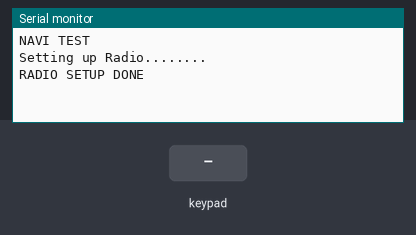
The sketch below on a simulated Arduino Uno, built with avr-gcc and run on an emulated ATmega328P. On the bench: the last lines printed to the serial monitor. Inputs (shaded band) come from the test bench. No radio packets arrive unless stated; the audio player accepts every command and is not drawn.

Above: at 1.2 s.
1.3 s: keypad keys 2 4 5 6 # pressed 0.4 s apart
At 5.8 s:
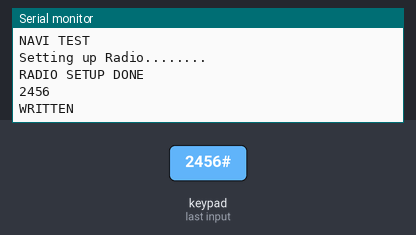
6.3 s: keypad keys 1 3 9 7 # pressed 0.4 s apart
At 9.8 s:
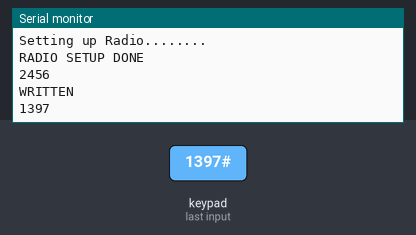

Measured:
- after the input at 1.3 s, the serial monitor: prints a new line after 3.1 s (image 1)
- after the input at 6.3 s, the serial monitor: prints a new line after 3.1 s (image 2)

The sketch:

HHU_TRANSMITTER.ino
```cpp
#include <Keypad.h>               // FOR KEYPAD
#include <SPI.h>                  // FOR NRF24LO1
#include <nRF24L01.h>
#include <RF24.h>                 //RF LIBRARY
#include "talkie.h"
//#include <RF24_config.h>          // FOR DEBUG INFO
//#include <printf.h>


// TTS FOR VOICE FEEDBACK ON PIN D3

Talkie voice;

const uint8_t spPAUSE1[]    PROGMEM = {0x08, 0x14, 0xC1, 0xDD, 0x45, 0x64, 0x03, 0x00, 0xFC, 0x4A, 0x56, 0x26, 0x3A, 0x06, 0x0A};
const uint8_t spZERO[]      PROGMEM = {0xA2, 0x2B, 0x20, 0x2D, 0xAA, 0x1A, 0xAA, 0xB6, 0x81, 0xD4, 0x88, 0x72, 0xAC, 0x80, 0x8F, 0xC4, 0x34, 0x90, 0xAA, 0x8F, 0x44, 0xD5, 0x43, 0x4D, 0xCB, 0x16, 0x33, 0x8C, 0xB6, 0x44, 0x23, 0x9A, 0xDC, 0x21, 0xA7, 0x6B, 0xAD, 0x60, 0x28, 0x83, 0x9C, 0x9E, 0x75, 0x82, 0x69, 0x12, 0x74, 0xB2, 0xD1, 0xF1, 0x87, 0x74, 0xAA, 0x89, 0x46, 0x27, 0x18, 0x36, 0x39, 0x5C, 0x17, 0x9D, 0x60, 0xA8, 0x92, 0x34, 0x5B, 0xB4, 0xA2, 0xA6, 0xCA, 0xD2, 0x7D, 0xD1, 0x88, 0x73, 0xB6, 0xF2, 0xA8, 0x96, 0x23, 0xCD, 0x83, 0x4D, 0x23, 0x5D, 0xB7, 0x2C, 0x0F, 0x74, 0xF3, 0xC8, 0xDC, 0x8A, 0x5C, 0xA9, 0xA4, 0x3B, 0x55, 0xAB, 0x73, 0xE5, 0xE2, 0x3A, 0xD7, 0x6D, 0x2C, 0x49, 0x8B, 0x3D, 0x6F, 0x95, 0xB1, 0x78, 0x4D, 0xD7, 0x78, 0x94, 0xA6, 0x64, 0xC3, 0x33, 0xE2, 0x52, 0x9A, 0x92, 0x8D, 0x08, 0xF3, 0x4B, 0x61, 0x4A, 0x31, 0xDC, 0xB8, 0x26, 0xBB, 0x25, 0x05, 0x77, 0x95, 0x7A, 0xF4, 0x06, 0x06};
const uint8_t spONE[]       PROGMEM = {0xA6, 0x90, 0x76, 0xCC, 0x43, 0x6B, 0xB9, 0x42, 0xD8, 0x35, 0x77, 0xA9, 0x19, 0x72, 0xE5, 0x46, 0xD2, 0x62, 0x56, 0xCB, 0xAC, 0x9F, 0x68, 0xE1, 0x4E, 0x23, 0x09, 0x71, 0x23, 0x55, 0x3A, 0x9E, 0xB8, 0xC4, 0x4B, 0x77, 0x6D, 0x74, 0xE3, 0x93, 0x54, 0x7B, 0xE5, 0x6E, 0x2D, 0x4F, 0xD6, 0xEC, 0x56, 0x84, 0xB5, 0x3A, 0x45, 0x0D, 0x5D, 0xA1, 0xD6, 0xA8, 0xF4, 0xC5, 0x58, 0x84, 0x78, 0xEC, 0x34, 0x64, 0x6D, 0x16, 0xEA, 0x8D, 0xC2, 0x90, 0x95, 0x66, 0xB1, 0x25, 0x0E, 0x43, 0x92, 0x1A, 0x43, 0x9E, 0x26, 0x0C, 0x49, 0x49, 0xB4, 0x78, 0xEA, 0x34, 0x16, 0x1B, 0xA6, 0xEA, 0xB1, 0xC9, 0x24, 0x82, 0xBB, 0x88, 0xC8, 0x06, 0x00, 0xF8, 0x26};
const uint8_t spTWO[]       PROGMEM = {0x0E, 0x58, 0x56, 0xCB, 0x00, 0xD7, 0xAB, 0x19, 0xE0, 0x38, 0xCB, 0xE6, 0x0C, 0x65, 0x8A, 0x61, 0xAD, 0x86, 0x9D, 0xA5, 0x79, 0xA4, 0x2D, 0x1E, 0x6E, 0x61, 0x69, 0x9A, 0xF6, 0x79, 0x04, 0x85, 0xA4, 0x6B, 0xC8, 0xEF, 0x16, 0x17, 0x94, 0xA1, 0xC1, 0xBB, 0x5B, 0x5E, 0x61, 0x86, 0x05, 0x7E, 0x0A, 0xA5, 0x0A, 0x25, 0xA6, 0x75, 0x3A, 0x34, 0x8E, 0x5F, 0xA8, 0xEB, 0x4B, 0xD7, 0x49, 0xBB, 0xE6, 0x12, 0x8F, 0xDD, 0xE0, 0xC5, 0x78, 0xB2, 0xBC, 0x36, 0x83, 0x15, 0xEB, 0x2E, 0xF2, 0x48, 0x0D, 0x46, 0x9E, 0x89, 0xE9, 0x2B, 0x31, 0xC8, 0x32, 0x2C, 0x9E, 0xAB, 0xFF, 0x5A, 0x26};
const uint8_t spTHREE[]     PROGMEM = {0x08, 0xA8, 0xC2, 0x8C, 0x02, 0x04, 0x68, 0x2A, 0xDC, 0xF9, 0x51, 0x5B, 0x96, 0x79, 0x8D, 0x10, 0xE5, 0xCA, 0x2E, 0x9A, 0x76, 0x72, 0xD0, 0xC2, 0x5C, 0x25, 0x21, 0x23, 0xCD, 0x0C, 0x4F, 0xD4, 0x22, 0x7A, 0x46, 0x34, 0x3E, 0xF1, 0x48, 0x86, 0xD2, 0xB1, 0xEA, 0x24, 0x33, 0x16, 0x62, 0xE7, 0xAA, 0x55, 0xAC, 0xD4, 0x04, 0xD5, 0x8D, 0x47, 0xB3, 0x53, 0x33, 0xE4, 0x2C, 0x69, 0xED, 0x4E, 0x81, 0x30, 0x53, 0xA7, 0xF5, 0xBB, 0x14, 0x43, 0xF4, 0x92, 0x36, 0xEC, 0x92, 0x04, 0xD5, 0x4B, 0xD2, 0xB8, 0xAB, 0x23, 0xF4, 0x34, 0xCE, 0x63, 0x19, 0x57, 0x73, 0x84, 0xAE, 0x26, 0x69, 0x9C, 0x8D, 0xC0, 0xAB, 0x6B, 0x87, 0xB1, 0x7B, 0x94, 0x99, 0x8A, 0xF2, 0x5A, 0x66};
const uint8_t spFOUR[]      PROGMEM = {0x08, 0xA8, 0xCA, 0x94, 0x00, 0x5D, 0x84, 0x31, 0x20, 0xA9, 0x0A, 0x05, 0x54, 0x1D, 0x16, 0xBC, 0xAA, 0xDC, 0xC3, 0xC4, 0xCE, 0x0A, 0x92, 0xDA, 0x94, 0xA0, 0x4D, 0xC7, 0x4F, 0x7C, 0xDA, 0x0B, 0x73, 0x9F, 0x20, 0xAA, 0x2D, 0x73, 0xCE, 0x75, 0x92, 0x28, 0xB7, 0x23, 0xD9, 0xF7, 0xCA, 0x82, 0xB9, 0x16, 0xD3, 0x5C, 0xA3, 0x88, 0x7A, 0x2A, 0x83, 0x72, 0x8D, 0x2E, 0xEA, 0xED, 0x08, 0xCC, 0xD3, 0x86, 0x68, 0xB6, 0xCD, 0x29, 0x77, 0x19, 0xA3, 0xDE, 0xD6, 0xA0, 0xDE, 0x65, 0x0C, 0x66, 0x5B, 0x82, 0x73, 0x97, 0x31, 0xD8, 0x2D, 0x0B, 0xEA, 0x53, 0xC6, 0x10, 0xB6, 0x24, 0xB8, 0x77, 0x99, 0x42, 0x98, 0x4C, 0xE5, 0xDC, 0x6E, 0x0A, 0xA3, 0x4C, 0xC3, 0x17, 0xFE, 0x5A, 0x16};
const uint8_t spFIVE[]      PROGMEM = {0x08, 0xE8, 0xD2, 0x15, 0x03, 0x02, 0xA8, 0x3A, 0x5D, 0x01, 0x55, 0x96, 0x0E, 0x3F, 0xA5, 0x70, 0xE7, 0x98, 0xBD, 0x82, 0xDC, 0xDB, 0x5D, 0xAD, 0xD6, 0x0A, 0x4A, 0xF8, 0x70, 0xF5, 0x86, 0x27, 0x2E, 0xFE, 0xD3, 0xC5, 0x6B, 0x9D, 0xB4, 0xE9, 0xAB, 0x94, 0x68, 0x78, 0xAA, 0xEA, 0x2F, 0xC3, 0xA3, 0xF1, 0xE9, 0x6A, 0xD8, 0x88, 0xF0, 0xD9, 0xA7, 0x6F, 0x61, 0xA2, 0xDC, 0x66, 0xAF, 0xBE, 0x85, 0xB6, 0x34, 0x9B, 0xB5, 0xFA, 0xEE, 0x5D, 0xD2, 0x73, 0xCE, 0xEA, 0xBB, 0x33, 0x8A, 0xAC, 0x3A, 0x63, 0xE8, 0x56, 0x29, 0xAB, 0xAB, 0x94, 0xBE, 0x67, 0x45, 0xCB, 0x9E, 0x5D, 0xFA, 0xE6, 0x04, 0xB3, 0x72, 0x76, 0xEA, 0x8A, 0x26, 0x6F, 0xCF, 0x29, 0xA9, 0x4D, 0xCA, 0x34, 0x3D, 0x6A, 0xC7, 0xC1, 0x0F, 0xFF, 0x5A, 0x56};
const uint8_t spSIX[]       PROGMEM = {0x04, 0xF8, 0x82, 0x8D, 0x03, 0x0A, 0xF8, 0xCA, 0xDC, 0x01, 0x5F, 0x79, 0x28, 0xE0, 0xEB, 0x30, 0x05, 0x7C, 0xED, 0xBE, 0xBC, 0xAD, 0x8A, 0x34, 0x62, 0xD5, 0x0D, 0x4E, 0xB4, 0xDC, 0x12, 0x87, 0x77, 0x1A, 0xD5, 0x28, 0x09, 0x1E, 0xBE, 0x24, 0x36, 0xA8, 0x15, 0xCA, 0xDD, 0x45, 0x64, 0x03, 0x80, 0x01, 0xF2, 0x54, 0x31, 0xC0, 0x57, 0x15, 0x02, 0xF8, 0xCA, 0x8C, 0x01, 0xDF, 0x58, 0x12, 0xE0, 0x1B, 0x0B, 0x04, 0x7C, 0x2F, 0x86, 0x80, 0xEF, 0xD4, 0xFE, 0x5A, 0x36};
const uint8_t spSEVEN[]     PROGMEM = {0x08, 0xF8, 0x5C, 0x9D, 0x01, 0x5F, 0x78, 0x08, 0xE0, 0x8B, 0x74, 0x05, 0x7C, 0x15, 0xAE, 0x81, 0x61, 0x57, 0x6B, 0x9A, 0xDC, 0x75, 0x8E, 0xD7, 0x6D, 0x48, 0x89, 0x2F, 0x3E, 0x41, 0x0B, 0xED, 0x29, 0x3A, 0xFB, 0x44, 0xD5, 0xA7, 0x87, 0xDA, 0xA2, 0x96, 0xC4, 0x50, 0x11, 0xCA, 0xB5, 0x54, 0xAD, 0x65, 0x6A, 0x88, 0xB8, 0x6A, 0x6D, 0x0E, 0x63, 0xC6, 0xD6, 0xB8, 0x8D, 0xB9, 0x46, 0x38, 0xD9, 0xEC, 0x34, 0xE5, 0xAC, 0x45, 0xBE, 0x75, 0xC2, 0x94, 0x84, 0x78, 0xBB, 0x37, 0xB6, 0x93, 0x9E, 0xC8, 0x24, 0x82, 0xBB, 0x88, 0xC8, 0x06, 0x00, 0x80, 0xFF, 0x5A, 0x76};
const uint8_t spEIGHT[]     PROGMEM = {0x23, 0x1E, 0xC5, 0x58, 0x33, 0xA7, 0x9E, 0xA0, 0x6A, 0xF1, 0xAD, 0x9E, 0xB2, 0xE2, 0xEE, 0x49, 0xAB, 0x3A, 0xCA, 0x2A, 0x66, 0x72, 0x94, 0xE9, 0xDA, 0xBB, 0x0A, 0xC3, 0x30, 0x8C, 0xB5, 0x1D, 0x5B, 0x4C, 0x42, 0xB9, 0xBB, 0x88, 0x6C, 0x00, 0x00, 0x01, 0x5C, 0x91, 0x26, 0x01, 0x04, 0x14, 0x9F, 0xFA, 0x5A, 0x0E};
const uint8_t spNINE[]      PROGMEM = {0xA1, 0x4A, 0x4C, 0xF4, 0x31, 0xDD, 0x85, 0x32, 0x71, 0xB6, 0xC7, 0x74, 0x57, 0xF2, 0x4C, 0x4D, 0x1F, 0x33, 0x79, 0xCB, 0x1A, 0x48, 0x3E, 0xD6, 0xFA, 0x27, 0xE9, 0xB2, 0xD5, 0xC4, 0x1B, 0x9D, 0xB8, 0xD9, 0x4B, 0x17, 0x4F, 0x74, 0xD2, 0xAE, 0x6E, 0x42, 0x3C, 0xD1, 0x29, 0xA7, 0xE9, 0xAA, 0x90, 0x54, 0xA7, 0x9A, 0xBE, 0x3D, 0x52, 0x5A, 0x9D, 0x66, 0xC5, 0x51, 0x49, 0x6B, 0x74, 0xDA, 0x95, 0x46, 0x30, 0xA2, 0xD1, 0xE8, 0x66, 0x2E, 0xE4, 0xCA, 0xCA, 0x6D, 0x58, 0x21, 0x89, 0x3A, 0x23, 0x87, 0x21, 0x73, 0xB5, 0x71, 0x4D, 0x6A, 0x86, 0x20, 0x2C, 0xCE, 0xCD, 0xC9, 0xFF, 0x41};
const uint8_t spA[]         PROGMEM = {0x65, 0x2C, 0x96, 0xAD, 0x7B, 0x6A, 0x9F, 0x66, 0xE4, 0x20, 0x8D, 0x9C, 0x73, 0xAB, 0x5B, 0xDC, 0xE2, 0x96, 0xB7, 0xBA, 0xF5, 0x6A, 0x66, 0x28, 0xA0, 0xCE, 0xD5, 0xBB, 0xDB, 0xFD, 0x1E, 0xE6, 0x38, 0xA7, 0x36, 0xCF, 0x9C, 0x80, 0x51, 0x8B, 0xEB, 0x52, 0xD7, 0xBC, 0xFF, 0x3F};
const uint8_t spB[]         PROGMEM = {0xA6, 0x2F, 0xAA, 0x05, 0x5C, 0xD6, 0x8C, 0xBC, 0xC7, 0x16, 0x70, 0x59, 0x33, 0xB2, 0x95, 0x0B, 0xC1, 0xFD, 0xCD, 0xCC, 0x66, 0x3A, 0xF3, 0x51, 0xAD, 0x98, 0x00, 0x55, 0x8B, 0x67, 0xDB, 0xC7, 0x3E, 0xD5, 0xAD, 0xEE, 0x75, 0x2F, 0xE7, 0x2C, 0x4D, 0x60, 0xBE, 0x26, 0xDF, 0xF1, 0x89, 0xEF, 0xFF, 0x03};
const uint8_t spC[]         PROGMEM = {0x04, 0xF8, 0xA5, 0x83, 0x03, 0x12, 0xB0, 0x80, 0x07, 0x22, 0xB0, 0xC2, 0xEE, 0x8D, 0x45, 0x7D, 0xC9, 0xCA, 0x67, 0x29, 0x42, 0xF5, 0x35, 0x3B, 0xDF, 0xF9, 0x28, 0x66, 0x0D, 0x40, 0xCF, 0xD7, 0xB3, 0x1C, 0xCD, 0xAC, 0x06, 0x14, 0xB5, 0x68, 0x0E, 0x7D, 0xEE, 0x4B, 0xDF, 0xD2, 0x39, 0x5B, 0x02, 0x44, 0xBD, 0xCE, 0x57, 0xBE, 0xF2, 0x9D, 0xEE, 0x55, 0x0A, 0xC1, 0x73, 0x4D, 0x7E, 0xF2, 0xF3, 0xFF};
const uint8_t spD[]         PROGMEM = {0x06, 0x98, 0x30, 0x68, 0xE4, 0x6B, 0x84, 0xA0, 0xE8, 0xD3, 0x93, 0x8D, 0xEC, 0x84, 0x9E, 0x4B, 0x6E, 0x36, 0x8A, 0x19, 0x0D, 0xA8, 0xEA, 0x71, 0xAF, 0x7A, 0xDF, 0xE7, 0xB2, 0xAD, 0xE0, 0x00, 0xD3, 0x8B, 0xEB, 0x9E, 0x8F, 0x7C, 0xA6, 0x73, 0xE5, 0x40, 0xA8, 0x5A, 0x1C, 0xAF, 0x78, 0xC5, 0xDB, 0xDF, 0xFF, 0x0F};
const uint8_t spCOMPLETE[]  PROGMEM = {0x06,0x28,0x29,0x68,0x44,0x29,0xAA,0xA6,0xD6,0xEC,0x15,0xE7,0x9C,0xE6,0x64,0xAB,0x5A,0x9E,0xBD,0x96,0x41,0xB6,0x0D,0x79,0xB2,0xDC,0x48,0xDD,0xCD,0x94,0x49,0x53,0x15,0x7B,0x12,0x54,0x09,0xE5,0xEE,0x22,0xB2,0x01,0x14,0x50,0x7C,0x78,0x00,0x9A,0x61,0x4B,0xC1,0xE2,0x93,0xE8,0x21,0xA7,0x07,0xCB,0x1C,0xDC,0xC1,0xAB,0xEA,0x2C,0x77,0x06,0x03,0xDB,0x5E,0x3C,0xA2,0xA5,0x05,0xFC,0xBA,0x76,0x8B,0x57,0x31,0xE0,0xEE,0xDA,0x24,0x16,0xCA,0xDD,0x45,0x64,0x03,0x00,0x28,0xE0,0x8A,0x34,0x0D,0x20,0xA0,0xFA,0x86,0xFF,0x25,0x51,0x15,0x55,0x05,0x59,0x79,0x61};
const uint8_t spENTER[]     PROGMEM = {0x23,0x98,0x29,0x45,0xD2,0x9A,0x9C,0x60,0xF9,0x16,0x49,0x6D,0x7C,0x83,0x13,0x6C,0x9D,0xAC,0x65,0x8D,0x57,0xD8,0xA4,0x72,0x79,0xD4,0x6E,0x51,0x91,0x22,0xA7,0x9E,0xA4,0xC4,0x99,0xAB,0x3E,0x55,0x3C,0x97,0x44,0xC1,0xF1,0x12,0x76,0x50,0x23,0x94,0xBB,0x8B,0xC8,0x06,0x03,0x7C,0x11,0xA1,0x80,0x4D,0x23,0x5A,0x96,0x9D,0x79,0x7A,0x57,0x19,0x7D,0xF5,0xEE,0x6E,0xBE,0x78,0x8C,0xD5,0xA5,0x85,0xD9,0xEA,0x36,0x95,0x98,0xE6,0x1A,0xB3,0xCA,0x5C,0x62,0x98,0x5B,0xCE,0xCC,0xF3,0xFF,0x25,0x79,0x25,0x25,0x51};
const uint8_t spRESET[]     PROGMEM = {0xAA,0xF0,0x4D,0x54,0x22,0x5B,0xFB,0xAC,0xC5,0x49,0x53,0x66,0x5A,0xCB,0x15,0x76,0xCB,0xA8,0x1B,0xAD,0x56,0x70,0x8C,0x21,0xCF,0x34,0xDA,0xC1,0x76,0x9B,0xBB,0xAC,0x83,0xCC,0x34,0x72,0x7E,0x93,0x42,0x39,0x3D,0x4B,0x01,0x17,0xBB,0x69,0x40,0x00,0x8F,0x85,0x09,0xE0,0xCA,0x0C,0x01,0x5C,0x16,0x29,0x80,0x2B,0x23,0x0C,0xB0,0x69,0x7A,0x2B,0xAA,0x16,0x1B,0xA9,0xD8,0xAB,0x6F,0x56,0x75,0xDC,0x67,0xAF,0xA1,0x7B,0x93,0x4A,0x5B,0x3C,0xC6,0x91,0x42,0xD3,0x74,0x71,0x9A,0xAA,0x93,0x68,0xEB,0x29,0x6C,0x11,0xCA,0xDD,0x45,0x64,0x03,0x28,0x60,0x28,0x77,0x01,0x3C,0x23,0x29,0x80,0x6B,0xD4,0x09,0xB0,0x98,0x27,0x02,0x0A,0x2D,0xFB,0x39,0x25,0x55,0x15,0x51,0x25};


RF24 radio(7, 8);                                         // CE AND CSN PINS CONNECTED TO D7 AND D8
const uint64_t pipes[1] = {0xF0F0F0F0E1LL};               // TRANSMITTER ADDRESS

//const int buzzer = 9;               // +VE TERMINAL OF BUZZER CONNECTED TO D9 THROUGHN RESISTOR

unsigned long bus_number[3];
char bus_arr[6];
int k = 0;
int send_flag = 0;

//KEYPAD ROWS FIRST THEN COLUMN - LEFT TO RIGHT

const byte ROWS = 4;          // 4 ROWS
const byte COLS = 4;          // 4 COLUMNS
char keys[ROWS][COLS] = {
  {'1', '2', '3', 'A'},
  {'4', '5', '6', 'B'},
  {'7', '8', '9', 'C'},
  {'*', '0', '#', 'D'}
};                                //KEY MAP

byte rowPins[ROWS] = {2, 4, 5, 6}; //connect to the row pinouts of the kpd
byte colPins[COLS] = {A0, A1, A2, A3}; //connect to the column pinouts of the kpd
//From left -right on keypad.......2,4,5,6,A0,A1,A2,A3

Keypad kpd = Keypad( makeKeymap(keys), rowPins, colPins, ROWS, COLS );

unsigned long send_bus_no;

void setup() {

  Serial.begin(9600);
  Serial.println("NAVI TEST");


  Serial.println("Setting up Radio........");

  radio.begin();                          // START RADIO
  radio.setPALevel(RF24_PA_LOW);          // SET TO LOW POWER CONSUMPTION
  radio.setRetries(15, 15);               // RETRY EVERY 350 milliseconds FOR 15 TIMES
  radio.openWritingPipe(pipes[0]);        // CREATE PIPE TO RECEIVER ADDRESS
  radio.stopListening();                  // ENTER WRITING MODE
  Serial.println("RADIO SETUP DONE");


}


void loop() {

  if (kpd.getKeys())   // IF KEY AVAILABLE
  {

    //  Serial.print("entered");
    for (int i = 0; i < LIST_MAX; i++) // SCAN WHOLE KEY LIST
    {
      if ( kpd.key[i].stateChanged )   // ONLY FIND CHANGED STATE KEYS
      {
        switch (kpd.key[i].kstate)
        { // Report active key state : IDLE, PRESSED, HOLD, or RELEASED

          case PRESSED:
            //   Serial.println(kpd.key[i].kchar);
            // SOUND SPEAKER
            if (kpd.key[i].kchar == '0')
              voice.say(spZERO);
            else if (kpd.key[i].kchar == '1')
              voice.say(spONE);
            else if (kpd.key[i].kchar == '2')
              voice.say(spTWO);
            else if (kpd.key[i].kchar == '3')
              voice.say(spTHREE);
            else if (kpd.key[i].kchar == '4')
              voice.say(spFOUR);
            else if (kpd.key[i].kchar == '5')
              voice.say(spFIVE);
            else if (kpd.key[i].kchar == '6')
              voice.say(spSIX);
            else if (kpd.key[i].kchar == '7')
              voice.say(spSEVEN);
            else if (kpd.key[i].kchar == '8')
              voice.say(spEIGHT);
            else if (kpd.key[i].kchar == '9')
              voice.say(spNINE);
            else if (kpd.key[i].kchar == '0')
              voice.say(spZERO);
            else if (kpd.key[i].kchar == 'A')
              voice.say(spA);
            else if (kpd.key[i].kchar == 'B')
              voice.say(spB);
            else if (kpd.key[i].kchar == 'C')
              voice.say(spC);
            else if (kpd.key[i].kchar == 'D')
              voice.say(spD);
            else if (kpd.key[i].kchar == '*')
              voice.say(spRESET);
            else if (kpd.key[i].kchar == '#')
              voice.say(spCOMPLETE);
            break;

          case RELEASED:
            if (kpd.key[i].kchar == '*')       // CLEAR ARRAY
            {
              for (int i = 0; i < 6; i++)
                bus_arr[i] = '\0';
              k = 0;
              send_flag = 0;
            }
            else if (kpd.key[i].kchar == '#')  // SEND ARRAY
            {
              if (send_flag == 1)
              {
                bus_arr[k] = '\0';
                send_flag = 0;
                k = 0;
                Serial.println(bus_arr);
                radio.write(&bus_arr, sizeof(bus_arr));     //SEND USING NRF TO RECEIVER
                radio.printDetails();                       // RADIO DEBUG DETAILS
                delay(500);                                 // WAIT 0.5 SECONDS
                Serial.println("WRITTEN");
              }
            }
            else              //  ADD TO ARRAY
            {
              if (k < 5)
              {
                bus_arr[k++] = kpd.key[i].kchar;
                send_flag = 1;
              }
            }
            break;
        }
      }
    }
  }
}
```
